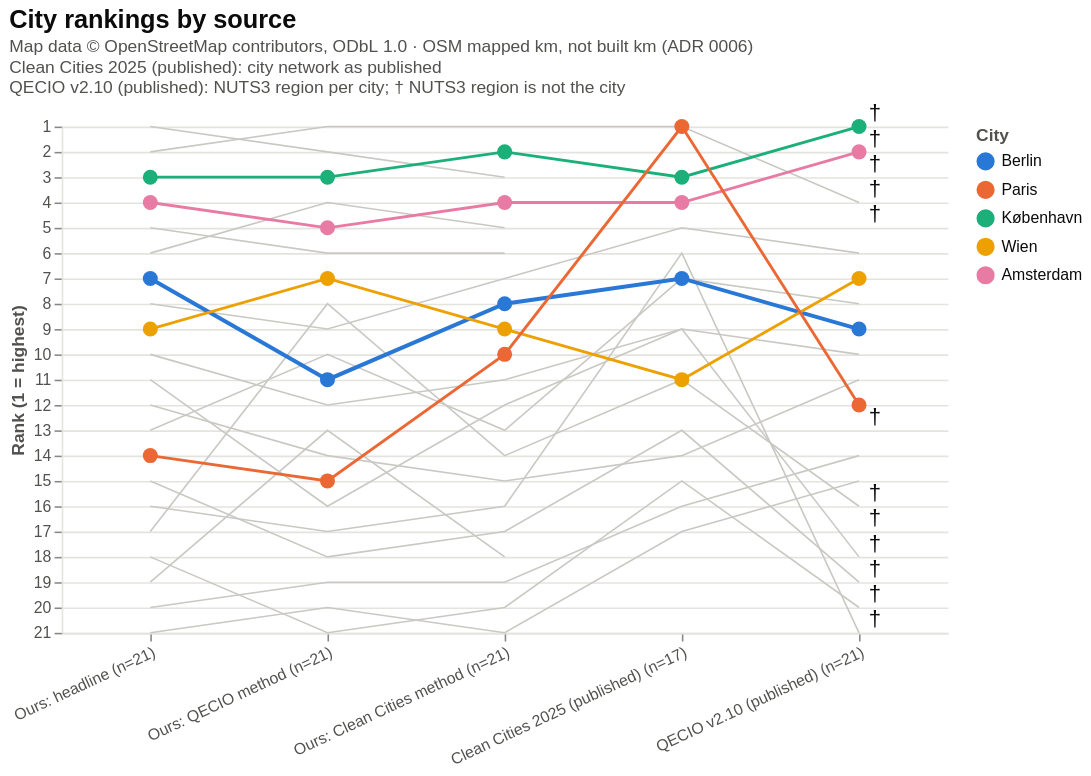

Vega-Lite specification stored for this chart:
### Vega-Lite specification from a JSON file in a GitHub repository (floating-point values rounded to 4 significant figures)
{"config": {"view": {"continuousWidth": 300, "continuousHeight": 300, "stroke": null}, "axis": {"domainColor": "#e4e3df", "gridColor": "#e4e3df", "labelColor": "#52514e", "titleColor": "#52514e"}, "legend": {"labelColor": "#0b0b0b", "labelLimit": 260, "titleColor": "#52514e"}, "title": {"color": "#0b0b0b", "subtitleColor": "#52514e", "subtitleFontSize": 11}}, "layer": [{"mark": {"type": "line", "color": "#c9c8c3", "invalid": "break-paths-filter-domains", "strokeWidth": 1}, "encoding": {"detail": {"field": "city", "type": "nominal"}, "tooltip": [{"field": "source", "type": "nominal"}, {"field": "city_label", "title": "city", "type": "nominal"}, {"field": "rank", "type": "quantitative"}, {"field": "value_text", "title": "value", "type": "nominal"}]}, "transform": [{"filter": "(datum.role === 'other')"}]}, {"mark": {"type": "line", "invalid": "break-paths-filter-domains", "point": {"filled": true, "size": 90}}, "encoding": {"color": {"field": "city", "scale": {"domain": ["Berlin", "Paris", "København", "Wien", "Amsterdam"], "range": ["#2a78d6", "#eb6834", "#1baf7a", "#eda100", "#e87ba4"]}, "title": "City", "type": "nominal"}, "strokeWidth": {"condition": {"test": "(datum.role === 'highlight')", "value": 2.5}, "value": 1.8}, "tooltip": [{"field": "source", "type": "nominal"}, {"field": "city_label", "title": "city", "type": "nominal"}, {"field": "rank", "type": "quantitative"}, {"field": "value_text", "title": "value", "type": "nominal"}]}, "transform": [{"filter": "(datum.role !== 'other')"}]}, {"mark": {"type": "text", "color": "#0b0b0b", "dx": 10, "dy": -8, "fontSize": 14, "text": "†"}, "encoding": {"tooltip": [{"field": "source", "type": "nominal"}, {"field": "city_label", "title": "city", "type": "nominal"}, {"field": "rank", "type": "quantitative"}, {"field": "value_text", "title": "value", "type": "nominal"}]}, "transform": [{"filter": "(datum.dagger === true)"}]}], "data": {"values": [{"source": "Ours: headline (n=21)", "city": "Stockholm", "city_id": "stockholm", "city_label": "Stockholm", "dagger": false, "role": "other", "rank": 1, "value": 263.9, "value_text": "263.88"}, {"source": "Ours: headline (n=21)", "city": "Helsinki", "city_id": "helsinki", "city_label": "Helsinki", "dagger": false, "role": "other", "rank": 2, "value": 263.3, "value_text": "263.29"}, {"source": "Ours: headline (n=21)", "city": "København", "city_id": "copenhagen", "city_label": "København", "dagger": false, "role": "comparison", "rank": 3, "value": 238.1, "value_text": "238.08"}, {"source": "Ours: headline (n=21)", "city": "Amsterdam", "city_id": "amsterdam", "city_label": "Amsterdam", "dagger": false, "role": "comparison", "rank": 4, "value": 203.0, "value_text": "202.96"}, {"source": "Ours: headline (n=21)", "city": "Utrecht", "city_id": "utrecht", "city_label": "Utrecht", "dagger": false, "role": "other", "rank": 5, "value": 194.8, "value_text": "194.76"}, {"source": "Ours: headline (n=21)", "city": "Strasbourg", "city_id": "strasbourg", "city_label": "Strasbourg", "dagger": false, "role": "other", "rank": 6, "value": 136.1, "value_text": "136.06"}, {"source": "Ours: headline (n=21)", "city": "Berlin", "city_id": "berlin", "city_label": "Berlin", "dagger": false, "role": "highlight", "rank": 7, "value": 109.6, "value_text": "109.63"}, {"source": "Ours: headline (n=21)", "city": "Wrocław", "city_id": "wroclaw", "city_label": "Wrocław", "dagger": false, "role": "other", "rank": 8, "value": 95.3, "value_text": "95.30"}, {"source": "Ours: headline (n=21)", "city": "Wien", "city_id": "vienna", "city_label": "Wien", "dagger": false, "role": "comparison", "rank": 9, "value": 90.95, "value_text": "90.95"}, {"source": "Ours: headline (n=21)", "city": "Warszawa", "city_id": "warsaw", "city_label": "Warszawa", "dagger": false, "role": "other", "rank": 10, "value": 82.44, "value_text": "82.45"}, {"source": "Ours: headline (n=21)", "city": "Ljubljana", "city_id": "ljubljana", "city_label": "Ljubljana", "dagger": false, "role": "other", "rank": 11, "value": 74.59, "value_text": "74.60"}, {"source": "Ours: headline (n=21)", "city": "Kraków", "city_id": "krakow", "city_label": "Kraków", "dagger": false, "role": "other", "rank": 12, "value": 73.78, "value_text": "73.78"}, {"source": "Ours: headline (n=21)", "city": "Oslo", "city_id": "oslo", "city_label": "Oslo", "dagger": false, "role": "other", "rank": 13, "value": 71.81, "value_text": "71.81"}, {"source": "Ours: headline (n=21)", "city": "Paris", "city_id": "paris", "city_label": "Paris", "dagger": false, "role": "comparison", "rank": 14, "value": 63.07, "value_text": "63.07"}, {"source": "Ours: headline (n=21)", "city": "Bratislava", "city_id": "bratislava", "city_label": "Bratislava", "dagger": false, "role": "other", "rank": 15, "value": 61.19, "value_text": "61.19"}, {"source": "Ours: headline (n=21)", "city": "Barcelona", "city_id": "barcelona", "city_label": "Barcelona", "dagger": false, "role": "other", "rank": 16, "value": 55.1, "value_text": "55.10"}, {"source": "Ours: headline (n=21)", "city": "Lyon", "city_id": "lyon", "city_label": "Lyon", "dagger": false, "role": "other", "rank": 17, "value": 52.3, "value_text": "52.30"}, {"source": "Ours: headline (n=21)", "city": "Madrid", "city_id": "madrid", "city_label": "Madrid", "dagger": false, "role": "other", "rank": 18, "value": 43.08, "value_text": "43.08"}, {"source": "Ours: headline (n=21)", "city": "Bordeaux", "city_id": "bordeaux", "city_label": "Bordeaux", "dagger": false, "role": "other", "rank": 19, "value": 39.98, "value_text": "39.98"}, {"source": "Ours: headline (n=21)", "city": "Praha", "city_id": "prague", "city_label": "Praha", "dagger": false, "role": "other", "rank": 20, "value": 30.21, "value_text": "30.21"}, {"source": "Ours: headline (n=21)", "city": "Budapest", "city_id": "budapest", "city_label": "Budapest", "dagger": false, "role": "other", "rank": 21, "value": 22.41, "value_text": "22.40"}, {"source": "Ours: QECIO method (n=21)", "city": "Helsinki", "city_id": "helsinki", "city_label": "Helsinki", "dagger": false, "role": "other", "rank": 1, "value": 167.2, "value_text": "167.19"}, {"source": "Ours: QECIO method (n=21)", "city": "Stockholm", "city_id": "stockholm", "city_label": "Stockholm", "dagger": false, "role": "other", "rank": 2, "value": 143.8, "value_text": "143.81"}, {"source": "Ours: QECIO method (n=21)", "city": "København", "city_id": "copenhagen", "city_label": "København", "dagger": false, "role": "comparison", "rank": 3, "value": 109.1, "value_text": "109.11"}, {"source": "Ours: QECIO method (n=21)", "city": "Strasbourg", "city_id": "strasbourg", "city_label": "Strasbourg", "dagger": false, "role": "other", "rank": 4, "value": 99.84, "value_text": "99.84"}, {"source": "Ours: QECIO method (n=21)", "city": "Amsterdam", "city_id": "amsterdam", "city_label": "Amsterdam", "dagger": false, "role": "comparison", "rank": 5, "value": 89.04, "value_text": "89.04"}, {"source": "Ours: QECIO method (n=21)", "city": "Utrecht", "city_id": "utrecht", "city_label": "Utrecht", "dagger": false, "role": "other", "rank": 6, "value": 81.5, "value_text": "81.49"}, {"source": "Ours: QECIO method (n=21)", "city": "Wien", "city_id": "vienna", "city_label": "Wien", "dagger": false, "role": "comparison", "rank": 7, "value": 69.78, "value_text": "69.79"}, {"source": "Ours: QECIO method (n=21)", "city": "Lyon", "city_id": "lyon", "city_label": "Lyon", "dagger": false, "role": "other", "rank": 8, "value": 69.37, "value_text": "69.37"}, {"source": "Ours: QECIO method (n=21)", "city": "Wrocław", "city_id": "wroclaw", "city_label": "Wrocław", "dagger": false, "role": "other", "rank": 9, "value": 69.28, "value_text": "69.28"}, {"source": "Ours: QECIO method (n=21)", "city": "Oslo", "city_id": "oslo", "city_label": "Oslo", "dagger": false, "role": "other", "rank": 10, "value": 65.82, "value_text": "65.82"}, {"source": "Ours: QECIO method (n=21)", "city": "Berlin", "city_id": "berlin", "city_label": "Berlin", "dagger": false, "role": "highlight", "rank": 11, "value": 54.04, "value_text": "54.04"}, {"source": "Ours: QECIO method (n=21)", "city": "Warszawa", "city_id": "warsaw", "city_label": "Warszawa", "dagger": false, "role": "other", "rank": 12, "value": 53.61, "value_text": "53.61"}, {"source": "Ours: QECIO method (n=21)", "city": "Bordeaux", "city_id": "bordeaux", "city_label": "Bordeaux", "dagger": false, "role": "other", "rank": 13, "value": 50.77, "value_text": "50.77"}, {"source": "Ours: QECIO method (n=21)", "city": "Kraków", "city_id": "krakow", "city_label": "Kraków", "dagger": false, "role": "other", "rank": 14, "value": 47.64, "value_text": "47.64"}, {"source": "Ours: QECIO method (n=21)", "city": "Paris", "city_id": "paris", "city_label": "Paris", "dagger": false, "role": "comparison", "rank": 15, "value": 46.46, "value_text": "46.46"}, {"source": "Ours: QECIO method (n=21)", "city": "Ljubljana", "city_id": "ljubljana", "city_label": "Ljubljana", "dagger": false, "role": "other", "rank": 16, "value": 42.69, "value_text": "42.69"}, {"source": "Ours: QECIO method (n=21)", "city": "Barcelona", "city_id": "barcelona", "city_label": "Barcelona", "dagger": false, "role": "other", "rank": 17, "value": 32.63, "value_text": "32.63"}, {"source": "Ours: QECIO method (n=21)", "city": "Bratislava", "city_id": "bratislava", "city_label": "Bratislava", "dagger": false, "role": "other", "rank": 18, "value": 32.48, "value_text": "32.48"}, {"source": "Ours: QECIO method (n=21)", "city": "Praha", "city_id": "prague", "city_label": "Praha", "dagger": false, "role": "other", "rank": 19, "value": 28.3, "value_text": "28.30"}, {"source": "Ours: QECIO method (n=21)", "city": "Budapest", "city_id": "budapest", "city_label": "Budapest", "dagger": false, "role": "other", "rank": 20, "value": 23.24, "value_text": "23.24"}, {"source": "Ours: QECIO method (n=21)", "city": "Madrid", "city_id": "madrid", "city_label": "Madrid", "dagger": false, "role": "other", "rank": 21, "value": 16.0, "value_text": "16.00"}, {"source": "Ours: Clean Cities method (n=21)", "city": "Helsinki", "city_id": "helsinki", "city_label": "Helsinki", "dagger": false, "role": "other", "rank": 1, "value": 91.43, "value_text": "91.43"}, {"source": "Ours: Clean Cities method (n=21)", "city": "København", "city_id": "copenhagen", "city_label": "København", "dagger": false, "role": "comparison", "rank": 2, "value": 58.64, "value_text": "58.64"}, {"source": "Ours: Clean Cities method (n=21)", "city": "Stockholm", "city_id": "stockholm", "city_label": "Stockholm", "dagger": false, "role": "other", "rank": 3, "value": 50.92, "value_text": "50.92"}, {"source": "Ours: Clean Cities method (n=21)", "city": "Amsterdam", "city_id": "amsterdam", "city_label": "Amsterdam", "dagger": false, "role": "comparison", "rank": 4, "value": 42.22, "value_text": "42.22"}, {"source": "Ours: Clean Cities method (n=21)", "city": "Strasbourg", "city_id": "strasbourg", "city_label": "Strasbourg", "dagger": false, "role": "other", "rank": 5, "value": 39.42, "value_text": "39.42"}, {"source": "Ours: Clean Cities method (n=21)", "city": "Utrecht", "city_id": "utrecht", "city_label": "Utrecht", "dagger": false, "role": "other", "rank": 6, "value": 32.34, "value_text": "32.34"}, {"source": "Ours: Clean Cities method (n=21)", "city": "Wrocław", "city_id": "wroclaw", "city_label": "Wrocław", "dagger": false, "role": "other", "rank": 7, "value": 29.77, "value_text": "29.77"}, {"source": "Ours: Clean Cities method (n=21)", "city": "Berlin", "city_id": "berlin", "city_label": "Berlin", "dagger": false, "role": "highlight", "rank": 8, "value": 27.7, "value_text": "27.70"}, {"source": "Ours: Clean Cities method (n=21)", "city": "Wien", "city_id": "vienna", "city_label": "Wien", "dagger": false, "role": "comparison", "rank": 9, "value": 23.23, "value_text": "23.23"}, {"source": "Ours: Clean Cities method (n=21)", "city": "Paris", "city_id": "paris", "city_label": "Paris", "dagger": false, "role": "comparison", "rank": 10, "value": 22.91, "value_text": "22.91"}, {"source": "Ours: Clean Cities method (n=21)", "city": "Warszawa", "city_id": "warsaw", "city_label": "Warszawa", "dagger": false, "role": "other", "rank": 11, "value": 22.55, "value_text": "22.55"}, {"source": "Ours: Clean Cities method (n=21)", "city": "Ljubljana", "city_id": "ljubljana", "city_label": "Ljubljana", "dagger": false, "role": "other", "rank": 12, "value": 21.2, "value_text": "21.20"}, {"source": "Ours: Clean Cities method (n=21)", "city": "Oslo", "city_id": "oslo", "city_label": "Oslo", "dagger": false, "role": "other", "rank": 13, "value": 21.06, "value_text": "21.06"}, {"source": "Ours: Clean Cities method (n=21)", "city": "Lyon", "city_id": "lyon", "city_label": "Lyon", "dagger": false, "role": "other", "rank": 14, "value": 17.73, "value_text": "17.72"}, {"source": "Ours: Clean Cities method (n=21)", "city": "Kraków", "city_id": "krakow", "city_label": "Kraków", "dagger": false, "role": "other", "rank": 15, "value": 17.51, "value_text": "17.51"}, {"source": "Ours: Clean Cities method (n=21)", "city": "Barcelona", "city_id": "barcelona", "city_label": "Barcelona", "dagger": false, "role": "other", "rank": 16, "value": 17.05, "value_text": "17.05"}, {"source": "Ours: Clean Cities method (n=21)", "city": "Bratislava", "city_id": "bratislava", "city_label": "Bratislava", "dagger": false, "role": "other", "rank": 17, "value": 13.8, "value_text": "13.80"}, {"source": "Ours: Clean Cities method (n=21)", "city": "Bordeaux", "city_id": "bordeaux", "city_label": "Bordeaux", "dagger": false, "role": "other", "rank": 18, "value": 11.15, "value_text": "11.15"}, {"source": "Ours: Clean Cities method (n=21)", "city": "Praha", "city_id": "prague", "city_label": "Praha", "dagger": false, "role": "other", "rank": 19, "value": 8.619, "value_text": "8.62"}, {"source": "Ours: Clean Cities method (n=21)", "city": "Madrid", "city_id": "madrid", "city_label": "Madrid", "dagger": false, "role": "other", "rank": 20, "value": 7.837, "value_text": "7.84"}, {"source": "Ours: Clean Cities method (n=21)", "city": "Budapest", "city_id": "budapest", "city_label": "Budapest", "dagger": false, "role": "other", "rank": 21, "value": 5.223, "value_text": "5.22"}, {"source": "Clean Cities 2025 (published) (n=17)", "city": "Helsinki", "city_id": "helsinki", "city_label": "Helsinki", "dagger": false, "role": "other", "rank": 1, "value": 48.0, "value_text": "48.00"}, {"source": "Clean Cities 2025 (published) (n=17)", "city": "Paris", "city_id": "paris", "city_label": "Paris", "dagger": false, "role": "comparison", "rank": 1, "value": 48.0, "value_text": "48.00"}, {"source": "Clean Cities 2025 (published) (n=17)", "city": "København", "city_id": "copenhagen", "city_label": "København", "dagger": false, "role": "comparison", "rank": 3, "value": 43.0, "value_text": "43.00"}, {"source": "Clean Cities 2025 (published) (n=17)", "city": "Amsterdam", "city_id": "amsterdam", "city_label": "Amsterdam", "dagger": false, "role": "comparison", "rank": 4, "value": 34.0, "value_text": "34.00"}, {"source": "Clean Cities 2025 (published) (n=17)", "city": "Wrocław", "city_id": "wroclaw", "city_label": "Wrocław", "dagger": false, "role": "other", "rank": 5, "value": 20.0, "value_text": "20.00"}, {"source": "Clean Cities 2025 (published) (n=17)", "city": "Barcelona", "city_id": "barcelona", "city_label": "Barcelona", "dagger": false, "role": "other", "rank": 6, "value": 19.0, "value_text": "19.00"}, {"source": "Clean Cities 2025 (published) (n=17)", "city": "Berlin", "city_id": "berlin", "city_label": "Berlin", "dagger": false, "role": "highlight", "rank": 7, "value": 17.0, "value_text": "17.00"}, {"source": "Clean Cities 2025 (published) (n=17)", "city": "Oslo", "city_id": "oslo", "city_label": "Oslo", "dagger": false, "role": "other", "rank": 7, "value": 17.0, "value_text": "17.00"}, {"source": "Clean Cities 2025 (published) (n=17)", "city": "Ljubljana", "city_id": "ljubljana", "city_label": "Ljubljana", "dagger": false, "role": "other", "rank": 9, "value": 15.0, "value_text": "15.00"}, {"source": "Clean Cities 2025 (published) (n=17)", "city": "Warszawa", "city_id": "warsaw", "city_label": "Warszawa", "dagger": false, "role": "other", "rank": 9, "value": 15.0, "value_text": "15.00"}, {"source": "Clean Cities 2025 (published) (n=17)", "city": "Lyon", "city_id": "lyon", "city_label": "Lyon", "dagger": false, "role": "other", "rank": 11, "value": 14.0, "value_text": "14.00"}, {"source": "Clean Cities 2025 (published) (n=17)", "city": "Wien", "city_id": "vienna", "city_label": "Wien", "dagger": false, "role": "comparison", "rank": 11, "value": 14.0, "value_text": "14.00"}, {"source": "Clean Cities 2025 (published) (n=17)", "city": "Bratislava", "city_id": "bratislava", "city_label": "Bratislava", "dagger": false, "role": "other", "rank": 13, "value": 12.0, "value_text": "12.00"}, {"source": "Clean Cities 2025 (published) (n=17)", "city": "Kraków", "city_id": "krakow", "city_label": "Kraków", "dagger": false, "role": "other", "rank": 14, "value": 11.0, "value_text": "11.00"}, {"source": "Clean Cities 2025 (published) (n=17)", "city": "Madrid", "city_id": "madrid", "city_label": "Madrid", "dagger": false, "role": "other", "rank": 15, "value": 8.0, "value_text": "8.00"}, {"source": "Clean Cities 2025 (published) (n=17)", "city": "Praha", "city_id": "prague", "city_label": "Praha", "dagger": false, "role": "other", "rank": 16, "value": 6.0, "value_text": "6.00"}, {"source": "Clean Cities 2025 (published) (n=17)", "city": "Budapest", "city_id": "budapest", "city_label": "Budapest", "dagger": false, "role": "other", "rank": 17, "value": 4.0, "value_text": "4.00"}, {"source": "Clean Cities 2025 (published) (n=17)", "city": "Bordeaux", "city_id": "bordeaux", "city_label": "Bordeaux", "dagger": false, "role": "other", "rank": null, "value": null, "value_text": "not published"}, {"source": "Clean Cities 2025 (published) (n=17)", "city": "Stockholm", "city_id": "stockholm", "city_label": "Stockholm", "dagger": false, "role": "other", "rank": null, "value": null, "value_text": "not published"}, {"source": "Clean Cities 2025 (published) (n=17)", "city": "Strasbourg", "city_id": "strasbourg", "city_label": "Strasbourg", "dagger": false, "role": "other", "rank": null, "value": null, "value_text": "not published"}, {"source": "Clean Cities 2025 (published) (n=17)", "city": "Utrecht", "city_id": "utrecht", "city_label": "Utrecht", "dagger": false, "role": "other", "rank": null, "value": null, "value_text": "not published"}, {"source": "QECIO v2.10 (published) (n=21)", "city": "København", "city_id": "copenhagen", "city_label": "København †", "dagger": true, "role": "comparison", "rank": 1, "value": 104.2, "value_text": "104.18"}, {"source": "QECIO v2.10 (published) (n=21)", "city": "Amsterdam", "city_id": "amsterdam", "city_label": "Amsterdam †", "dagger": true, "role": "comparison", "rank": 2, "value": 81.52, "value_text": "81.52"}, {"source": "QECIO v2.10 (published) (n=21)", "city": "Utrecht", "city_id": "utrecht", "city_label": "Utrecht †", "dagger": true, "role": "other", "rank": 3, "value": 81.34, "value_text": "81.34"}, {"source": "QECIO v2.10 (published) (n=21)", "city": "Helsinki", "city_id": "helsinki", "city_label": "Helsinki †", "dagger": true, "role": "other", "rank": 4, "value": 78.45, "value_text": "78.45"}, {"source": "QECIO v2.10 (published) (n=21)", "city": "Stockholm", "city_id": "stockholm", "city_label": "Stockholm †", "dagger": true, "role": "other", "rank": 5, "value": 70.91, "value_text": "70.91"}, {"source": "QECIO v2.10 (published) (n=21)", "city": "Wrocław", "city_id": "wroclaw", "city_label": "Wrocław", "dagger": false, "role": "other", "rank": 6, "value": 63.81, "value_text": "63.81"}, {"source": "QECIO v2.10 (published) (n=21)", "city": "Wien", "city_id": "vienna", "city_label": "Wien", "dagger": false, "role": "comparison", "rank": 7, "value": 63.79, "value_text": "63.79"}, {"source": "QECIO v2.10 (published) (n=21)", "city": "Oslo", "city_id": "oslo", "city_label": "Oslo", "dagger": false, "role": "other", "rank": 8, "value": 60.74, "value_text": "60.74"}, {"source": "QECIO v2.10 (published) (n=21)", "city": "Berlin", "city_id": "berlin", "city_label": "Berlin", "dagger": false, "role": "highlight", "rank": 9, "value": 54.38, "value_text": "54.38"}, {"source": "QECIO v2.10 (published) (n=21)", "city": "Warszawa", "city_id": "warsaw", "city_label": "Warszawa", "dagger": false, "role": "other", "rank": 10, "value": 49.49, "value_text": "49.49"}, {"source": "QECIO v2.10 (published) (n=21)", "city": "Kraków", "city_id": "krakow", "city_label": "Kraków", "dagger": false, "role": "other", "rank": 11, "value": 44.28, "value_text": "44.28"}, {"source": "QECIO v2.10 (published) (n=21)", "city": "Paris", "city_id": "paris", "city_label": "Paris", "dagger": false, "role": "comparison", "rank": 12, "value": 41.47, "value_text": "41.47"}, {"source": "QECIO v2.10 (published) (n=21)", "city": "Strasbourg", "city_id": "strasbourg", "city_label": "Strasbourg †", "dagger": true, "role": "other", "rank": 13, "value": 24.15, "value_text": "24.15"}, {"source": "QECIO v2.10 (published) (n=21)", "city": "Praha", "city_id": "prague", "city_label": "Praha", "dagger": false, "role": "other", "rank": 14, "value": 22.31, "value_text": "22.31"}, {"source": "QECIO v2.10 (published) (n=21)", "city": "Budapest", "city_id": "budapest", "city_label": "Budapest", "dagger": false, "role": "other", "rank": 15, "value": 22.24, "value_text": "22.24"}, {"source": "QECIO v2.10 (published) (n=21)", "city": "Lyon", "city_id": "lyon", "city_label": "Lyon †", "dagger": true, "role": "other", "rank": 16, "value": 21.26, "value_text": "21.26"}, {"source": "QECIO v2.10 (published) (n=21)", "city": "Bordeaux", "city_id": "bordeaux", "city_label": "Bordeaux †", "dagger": true, "role": "other", "rank": 17, "value": 19.34, "value_text": "19.33"}, {"source": "QECIO v2.10 (published) (n=21)", "city": "Ljubljana", "city_id": "ljubljana", "city_label": "Ljubljana †", "dagger": true, "role": "other", "rank": 18, "value": 16.31, "value_text": "16.31"}, {"source": "QECIO v2.10 (published) (n=21)", "city": "Bratislava", "city_id": "bratislava", "city_label": "Bratislava †", "dagger": true, "role": "other", "rank": 19, "value": 15.31, "value_text": "15.31"}, {"source": "QECIO v2.10 (published) (n=21)", "city": "Madrid", "city_id": "madrid", "city_label": "Madrid †", "dagger": true, "role": "other", "rank": 20, "value": 12.85, "value_text": "12.85"}, {"source": "QECIO v2.10 (published) (n=21)", "city": "Barcelona", "city_id": "barcelona", "city_label": "Barcelona †", "dagger": true, "role": "other", "rank": 21, "value": 11.39, "value_text": "11.39"}]}, "encoding": {"x": {"axis": {"labelAngle": -25, "labelLimit": 220}, "field": "source", "sort": ["Ours: headline (n=21)", "Ours: QECIO method (n=21)", "Ours: Clean Cities method (n=21)", "Clean Cities 2025 (published) (n=17)", "QECIO v2.10 (published) (n=21)"], "title": null, "type": "ordinal"}, "y": {"axis": {"format": "d", "values": [1, 2, 3, 4, 5, 6, 7, 8, 9, 10, 11, 12, 13, 14, 15, 16, 17, 18, 19, 20, 21]}, "field": "rank", "scale": {"domain": [1, 21], "nice": false, "reverse": true}, "title": "Rank (1 = highest)", "type": "quantitative"}}, "height": 320, "title": {"text": "City rankings by source", "anchor": "start", "fontSize": 16, "subtitle": ["Map data © OpenStreetMap contributors, ODbL 1.0 · OSM mapped km, not built km (ADR 0006)", "Clean Cities 2025 (published): city network as published", "QECIO v2.10 (published): NUTS3 region per city; † NUTS3 region is not the city"]}, "width": 560, "$schema": "https://vega.github.io/schema/vega-lite/v6.4.1.json"}
